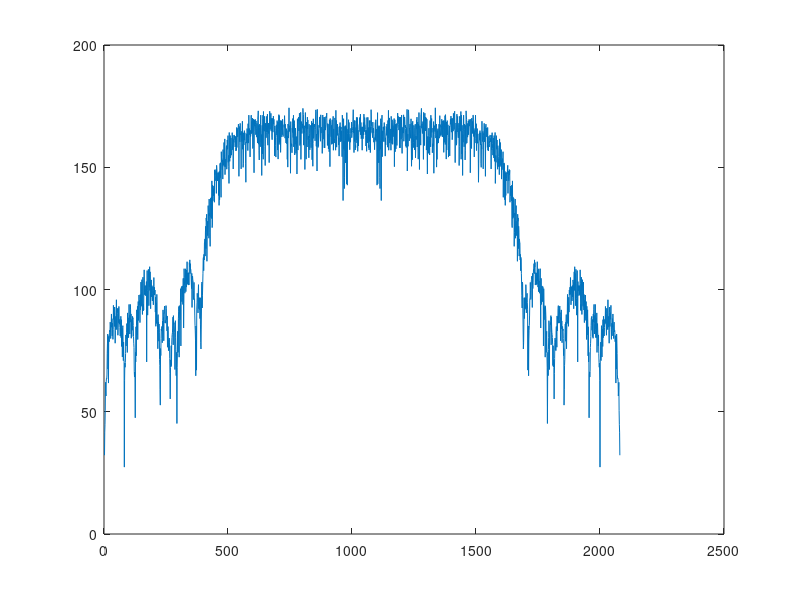

Write the MATLAB code that produced this figure.
clc;
clear all;
close all;

%Generate hbf taps
%From https://www.dsprelated.com/showarticle/1113.php
ntaps= 33;
N= ntaps-1;
n= -N/2:N/2;
sinc= sin(n*pi/2)./(n*pi+eps);      % truncated impulse response; eps= 2E-16
sinc(N/2+1)= 1/2;                  % value for n --> 0
win= kaiser(ntaps,6);               % window function
b= sinc.*win';


%Quantization
b_quant = round(b*2^12);

%Generate random table of data
data_in = round(rand(1,2048)*2^12)-2^11;

%Write to file
fid = fopen('data_in.txt','w');
for k=1:length(data_in)
  fprintf(fid,'%d\n',data_in(k));
end
fclose(fid);

%Write to file
fid = fopen('taps.txt','w');
for k=1:length(b_quant)
  fprintf(fid,'%d\n',b_quant(k));
end
fclose(fid);

%Check
data_out = conv(data_in,b_quant);

%FFT
fft_in = data_out;
fft_out = 20*log10(abs(fftshift(fft(fft_in))));

%Display
plot(fft_out);

